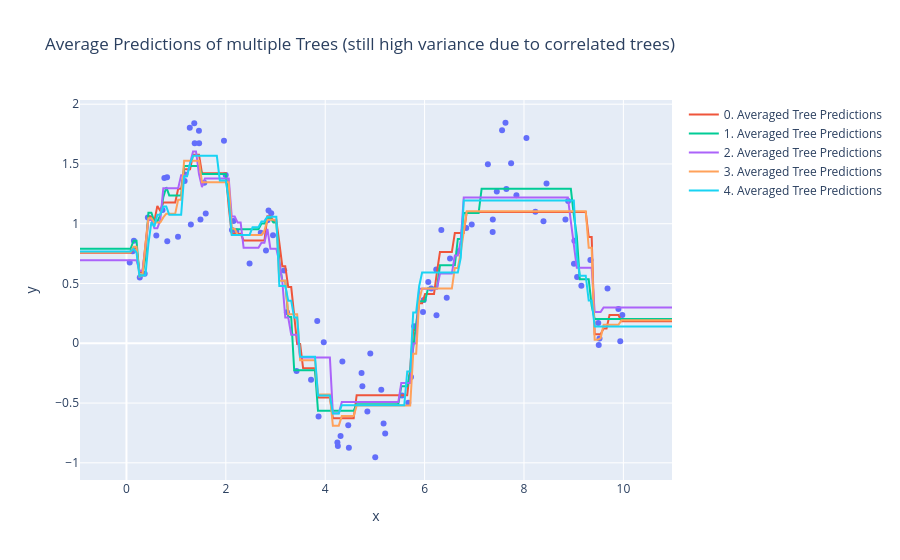

Here is the notebook cell this chart was saved with:
### Code cell
np.random.seed(1838)
n = 100
x = np.random.uniform(0,10,n)
y = np.sin(x) + np.random.rand(n)*0.9


fig = px.scatter(x=x,y=y,title="Average Predictions of multiple Trees (still high variance due to correlated trees)")
num_trees = 4
x_grid = np.linspace(np.min(x)-1,np.max(x)+1,n*2)

for i in range(5): # get 5 averaged predictions
    all_preds = []
    for j in range(num_trees): # average over a few tree predictions
        idx = np.random.choice(n,n,replace=True)
        x_ = x[idx]
        y_ = y[idx]
        tree_model = DecisionTreeRegressor(max_depth=4)
        tree_model.fit(x_.reshape(-1,1),y_)
        pred = tree_model.predict(x_grid.reshape(-1,1))
        all_preds.append(pred.flatten())
    fig.add_scatter(x=x_grid,y=np.mean(all_preds,axis=0),name=f"{i}. Averaged Tree Predictions",mode="lines",line=dict(width=2))



fig.show()

### Figure 1 — Plotly figure (JSON) as saved in the notebook; plotly's stock layout.template omitted (floating-point values rounded to 4 significant figures; data arrays with more than 128 entries replaced by an {"elided": "..."} marker saying what was removed)
{"data": [{"hovertemplate": "x=%{x}<br>y=%{y}<extra></extra>", "legendgroup": "", "marker": {"color": "#636efa", "symbol": "circle"}, "mode": "markers", "name": "", "orientation": "v", "showlegend": false, "type": "scatter", "x": [0.6008, 2.839, 9.494, 6.239, 5.007, 9.336, 7.645, 0.7263, 9.9, 1.296, 1.275, 1.595, 5.128, 2.123, 5.175, 4.476, 5.545, 0.3671, 1.374, 5.207, 9.519, 5.727, 6.948, 9.069, 6.133, 1.567, 0.4583, 1.459, 5.968, 9.014, 8.834, 9.006, 6.69, 2.154, 7.848, 1.037, 4.254, 6.073, 2.949, 2.21, 9.154, 8.392, 7.559, 6.445, 7.273, 0.8169, 8.454, 1.365, 6.234, 4.907, 3.175, 3.866, 5.672, 3.715, 0.431, 4.731, 2.808, 2.859, 3.423, 0.2682, 0.1246, 5.982, 1.18, 4.748, 4.245, 4.345, 9.681, 4.463, 9.978, 3.839, 2.703, 0.06532, 7.628, 1.17, 1.463, 3.229, 7.37, 6.512, 7.372, 8.049, 1.489, 0.15, 6.837, 8.229, 1.963, 7.453, 2.913, 7.741, 8.889, 9.937, 6.337, 4.848, 2.478, 1.997, 9.504, 0.8218, 3.97, 4.309, 5.79, 0.7632], "xaxis": "x", "y": [0.9021, 1.03, 0.1697, 0.2341, -0.9534, 0.6956, 1.291, 1.116, 0.2876, 0.9931, 1.804, 1.086, -0.3886, 0.9474, -0.6714, -0.8747, -0.4362, 0.5824, 1.674, -0.7541, 0.04066, -0.2822, 0.9926, 0.5554, 0.4586, 1.342, 1.047, 1.777, 0.2619, 0.8583, 1.036, 0.665, 0.7694, 1.023, 1.239, 0.8909, -0.8592, 0.513, 0.9034, 0.9365, 0.482, 1.022, 1.783, 0.3799, 1.497, 1.388, 1.336, 1.84, 0.6179, -0.08558, 0.6097, -0.6121, -0.498, -0.3043, 1.052, -0.2495, 0.7751, 1.11, -0.2323, 0.55, 0.7691, 0.3613, 1.412, -0.3592, -0.831, -0.1526, 0.4584, -0.6864, 0.2368, 0.1858, 0.9236, 0.6753, 1.845, 1.357, 1.673, 0.2602, 0.9301, 0.7096, 1.035, 1.716, 1.035, 0.8581, 0.9632, 1.1, 1.694, 1.269, 1.087, 1.506, 1.189, 0.01749, 0.9479, -0.5701, 0.6675, 1.408, -0.01447, 0.8529, 0.009312, -0.7754, 0.143, 1.383], "yaxis": "y"}, {"line": {"width": 2}, "mode": "lines", "name": "0. Averaged Tree Predictions", "type": "scatter", "x": {"elided": "200 float values"}, "y": {"elided": "200 float values"}}, {"line": {"width": 2}, "mode": "lines", "name": "1. Averaged Tree Predictions", "type": "scatter", "x": {"elided": "200 float values"}, "y": {"elided": "200 float values"}}, {"line": {"width": 2}, "mode": "lines", "name": "2. Averaged Tree Predictions", "type": "scatter", "x": {"elided": "200 float values"}, "y": {"elided": "200 float values"}}, {"line": {"width": 2}, "mode": "lines", "name": "3. Averaged Tree Predictions", "type": "scatter", "x": {"elided": "200 float values"}, "y": {"elided": "200 float values"}}, {"line": {"width": 2}, "mode": "lines", "name": "4. Averaged Tree Predictions", "type": "scatter", "x": {"elided": "200 float values"}, "y": {"elided": "200 float values"}}], "layout": {"legend": {"tracegroupgap": 0}, "title": {"text": "Average Predictions of multiple Trees (still high variance due to correlated trees)"}, "xaxis": {"anchor": "y", "domain": [0, 1], "title": {"text": "x"}}, "yaxis": {"anchor": "x", "domain": [0, 1], "title": {"text": "y"}}}}
